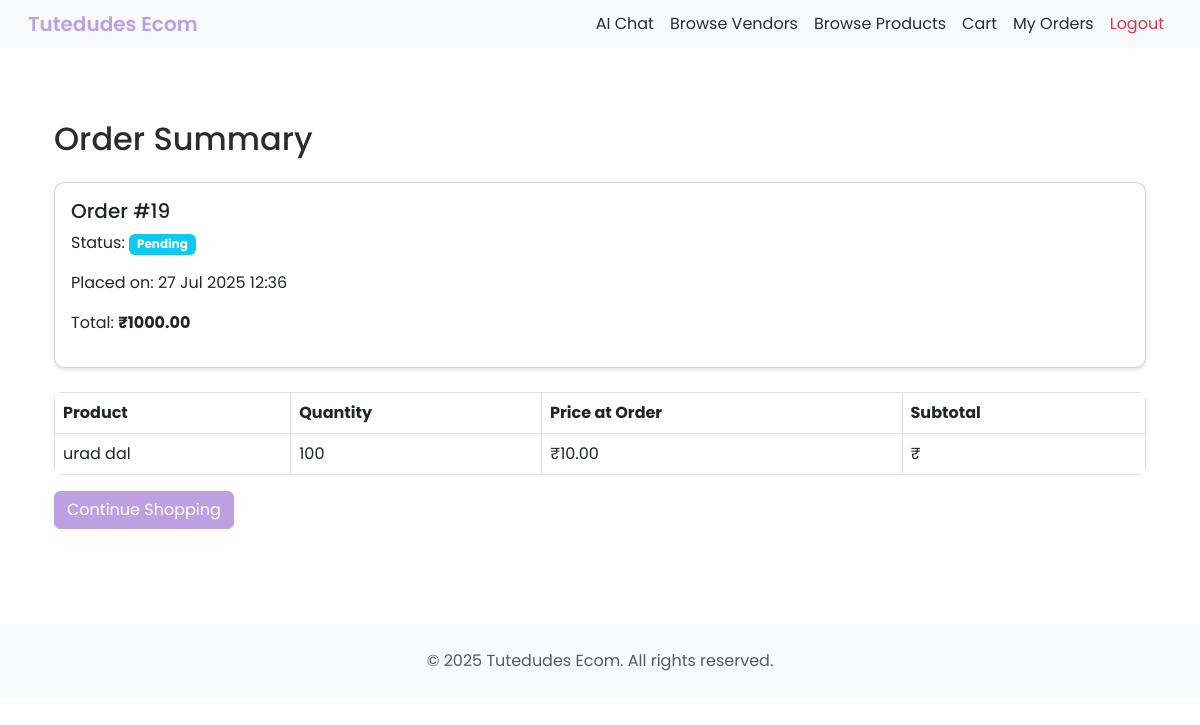
Before: /retailer/order/summary/ (signed in) with the older database file.
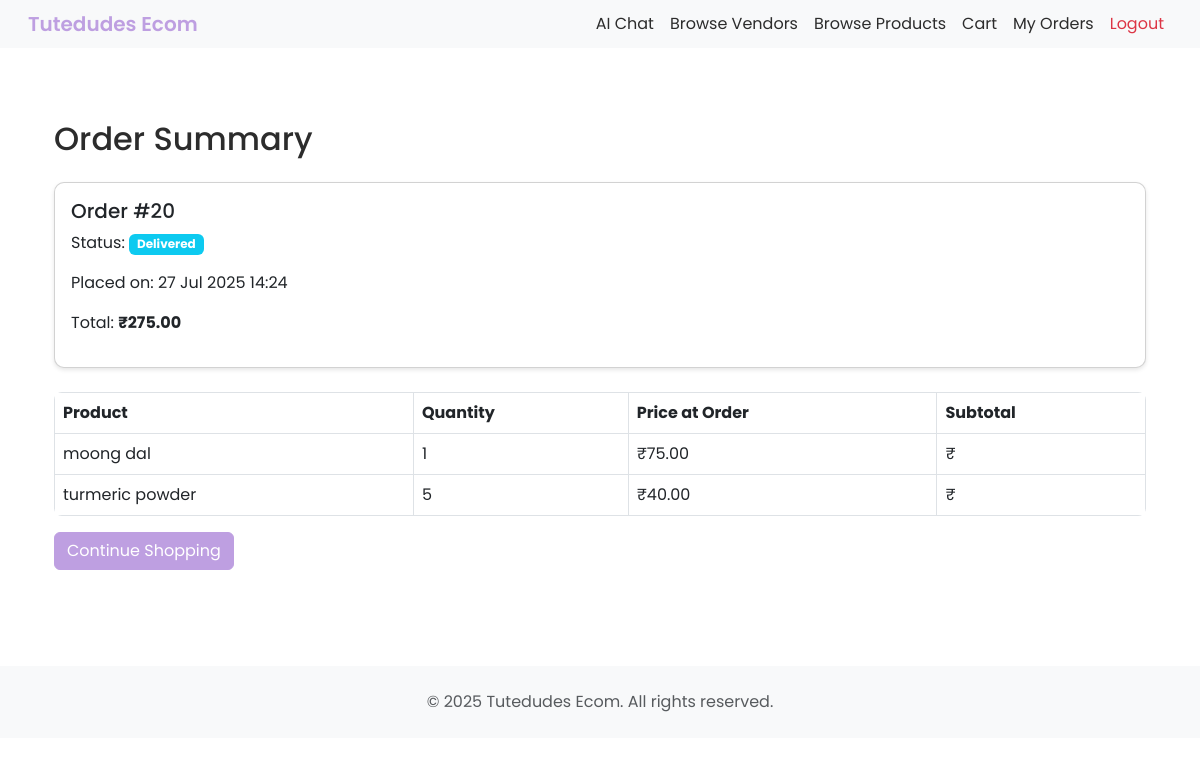
After: the same page with the newer database file.
### ecomApp/models.py (models this page shows, shortened)
class Order(models.Model):
    STATUS_CHOICES = [
        ('pending', 'Pending'),
        ('processing', 'Processing'),
        ('dispatched', 'Dispatched'),
        ('delivered', 'Delivered'),
        ('cancelled', 'Cancelled'),
    ]
    retailer = models.ForeignKey(settings.AUTH_USER_MODEL, on_delete=models.CASCADE, related_name='orders')
    created_at = models.DateTimeField(auto_now_add=True)
    total_price = models.DecimalField(max_digits=10, decimal_places=2)
    status = models.CharField(max_length=20, choices=STATUS_CHOICES, default='pending')

class OrderItem(models.Model):
    order = models.ForeignKey(Order, on_delete=models.CASCADE, related_name='items')
    product = models.ForeignKey(Product, on_delete=models.CASCADE)
    vendor = models.ForeignKey(settings.AUTH_USER_MODEL, on_delete=models.CASCADE, limit_choices_to={'is_vendor': True}, related_name='order_items', null=True, blank=True)
    quantity = models.PositiveIntegerField()
    price_at_order_time = models.DecimalField(max_digits=10, decimal_places=2)
    delivered = models.BooleanField(default=False)
    added_by = models.CharField(max_length=10, choices=[('AI', 'AI'), ('Manual', 'Manual')], default='Manual')

class Product(models.Model):
    vendor = models.ForeignKey(settings.AUTH_USER_MODEL, on_delete=models.CASCADE, limit_choices_to={'is_vendor': True}, related_name='products')
    category = models.ForeignKey('Category', on_delete=models.SET_NULL, null=True, blank=True, related_name='products')
    name = models.CharField(max_length=255)
    description = models.TextField(blank=True)
    price = models.DecimalField(max_digits=10, decimal_places=2)
    quantity = models.PositiveIntegerField()
    image = models.ImageField(upload_to='product_images/', blank=True, null=True)
    available = models.BooleanField(default=True)
    created_at = models.DateTimeField(auto_now_add=True)
    updated_at = models.DateTimeField(auto_now=True)

### ecomApp/views.py (the view)
# urls.py: path('retailer/order/summary/', views.order_summary, name='order_summary'),
@login_required
@user_passes_test(is_retailer, login_url='/')
def order_summary(request):
    from .models import Order
    order = Order.objects.filter(retailer=request.user).order_by('-created_at').first()
    return render(request, 'order_summary.html', {'order': order})

### ecomApp/views.py (called while the page is built)
def is_retailer(user):
    return user.is_authenticated and getattr(user, 'is_retailer', False)

### ecomApp/templates/order_summary.html (shortened to what this page needs)
{% extends "base.html" %}
{% block content %}
<div class="container py-5">
    <h2 class="mb-4">Order Summary</h2>
    {% if order %}
        <div class="card mb-4">
            <div class="card-body">
                <h5 class="card-title">Order #{{ order.id }}</h5>
                <p>Status: <span class="badge bg-info">{{ order.get_status_display }}</span></p>
                <p>Placed on: {{ order.created_at|date:"d M Y H:i" }}</p>
                <p>Total: <strong>₹{{ order.total_price }}</strong></p>
            </div>
        </div>
        <table class="table table-bordered">
            <thead>
                <tr>
                    <th>Product</th>
                    <th>Quantity</th>
                    <th>Price at Order</th>
                    <th>Subtotal</th>
                </tr>
            </thead>
            <tbody>
                {% for item in order.items.all %}
                <tr>
                    <td>{{ item.product.name }}</td>
                    <td>{{ item.quantity }}</td>
                    <td>₹{{ item.price_at_order_time }}</td>
                    <td>₹{{ item.price_at_order_time|floatformat:2|add:item.quantity|floatformat:2 }}</td>
                </tr>
                {% endfor %}
            </tbody>
        </table>
        <a href="/retailer/products/" class="btn btn-primary">Continue Shopping</a>
    {% else %}
        <div class="alert alert-info">No recent orders found.</div>
        <a href="/retailer/products/" class="btn btn-primary">Browse Products</a>
    {% endif %}
</div>
{% endblock %}

Changed rows visible on the page:
no longer on this page (row edited): Order: id "19", status "Pending", created_at "27 Jul 2025 12:36", total_price "1000.00"
no longer on this page (row edited): OrderItem: product.name "urad dal", quantity "100", price_at_order_time "10.00"
added Order: id "20", status "Delivered", created_at "27 Jul 2025 14:24", total_price "275.00"
added OrderItem: product.name "moong dal", quantity "1", price_at_order_time "75.00"
added OrderItem: product.name "turmeric powder", quantity "5", price_at_order_time "40.00"
